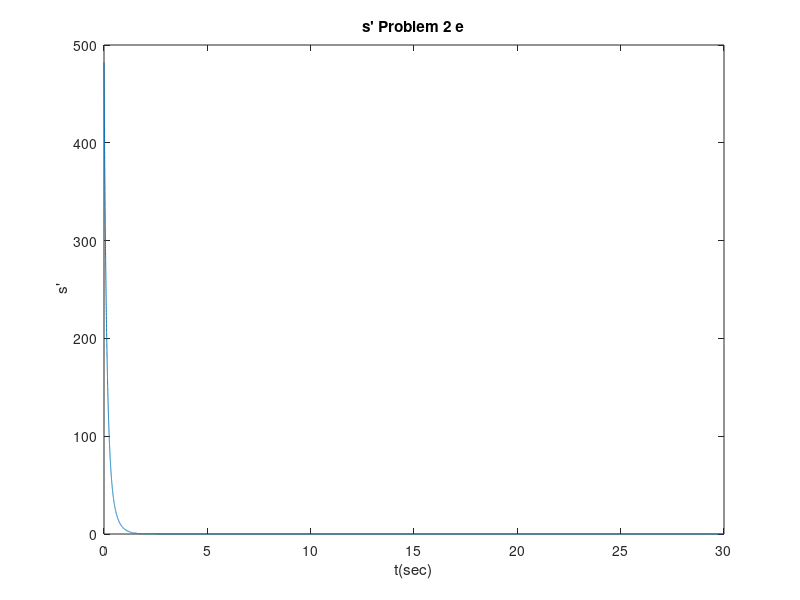
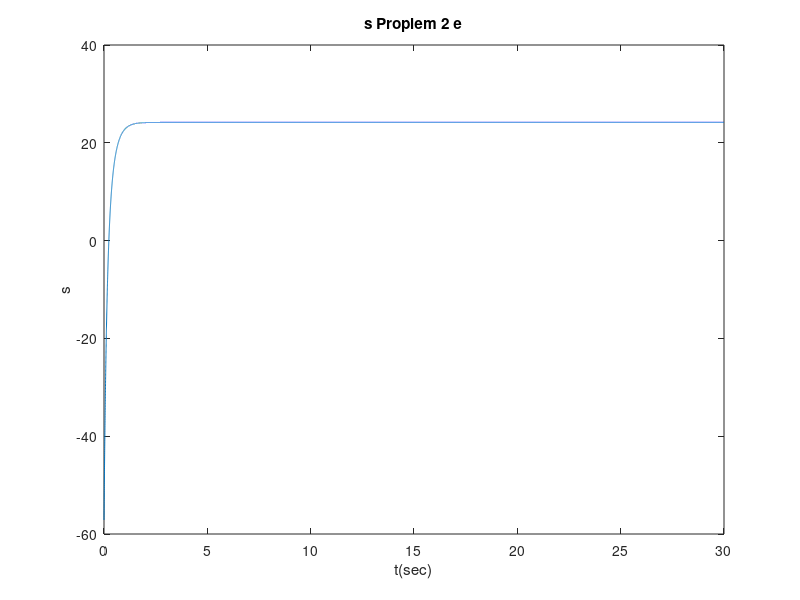

These charts were generated, in order, by the following MATLAB code:
# Pavlos Orfanidis: 4134
# Giorgos Hatziligos: 4835
# Spyros Kontakis: 4702

function problem_2_d()
  
  
  #Data#
  AM = 4835;
  Kps=5;
  Kds=15+(AM/1000);  
  t = 0:0.001:30;
  Sdes = AM/200;
  
  s(1)=0;
  s1(1)=0;
  Bs = 3 + (AM/5000);
  m=9;
  delta =((Kds+Bs)/m)^2-4*(Kps/m);
  r1 = ((-Kds+Bs/m)+sqrt(delta))/2;
  r2 = ((-Kps+Bs/m)-sqrt(delta))/2;
  
  c1 = Sdes*r1/(r2-r1);
  c2 = -Sdes*(r1/(r2+r1)+1); 
  
  # Begin  #
  
  
  s = Sdes + c1*exp(t*(r1))+c2*exp(t*(r2)) ;  
  s1 = r1*c1*exp(t*(r1))+r2*c2*exp(t*(r2));
  
  
  # Subplot #
  
  figure(1)
  plot(t,s1)
  title("s' Problem 2 e")
  ylabel(" s'")
  xlabel("t(sec)")
 
  

  figure(2)
  plot(t,s)
  title("s Proplem 2 e")
  ylabel(" s ")
  xlabel("t(sec)")

  
  
  
  
  
  
  
  
  endfunction